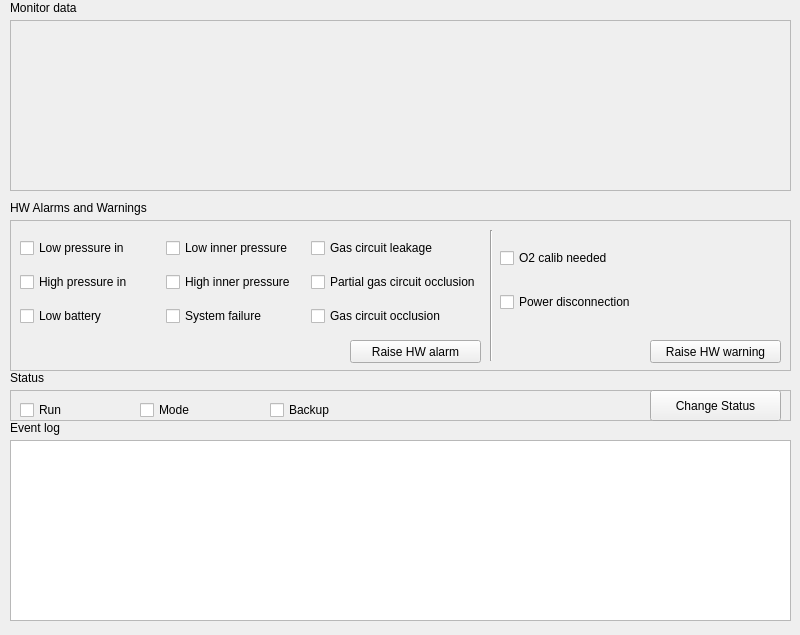
<?xml version="1.0" encoding="UTF-8"?>
<ui version="4.0">
 <class>MainWindow</class>
 <widget class="QMainWindow" name="MainWindow">
  <property name="geometry">
   <rect>
    <x>0</x>
    <y>0</y>
    <width>800</width>
    <height>635</height>
   </rect>
  </property>
  <property name="windowTitle">
   <string>FakeESP32 panel</string>
  </property>
  <widget class="QWidget" name="centralwidget">
   <widget class="QFrame" name="frame">
    <property name="geometry">
     <rect>
      <x>10</x>
      <y>220</y>
      <width>781</width>
      <height>151</height>
     </rect>
    </property>
    <property name="frameShape">
     <enum>QFrame::StyledPanel</enum>
    </property>
    <property name="frameShadow">
     <enum>QFrame::Raised</enum>
    </property>
    <widget class="QPushButton" name="raise_alarm_btn">
     <property name="geometry">
      <rect>
       <x>340</x>
       <y>120</y>
       <width>131</width>
       <height>23</height>
      </rect>
     </property>
     <property name="text">
      <string>Raise HW alarm</string>
     </property>
    </widget>
    <widget class="QWidget" name="gridLayoutWidget">
     <property name="geometry">
      <rect>
       <x>10</x>
       <y>10</y>
       <width>461</width>
       <height>104</height>
      </rect>
     </property>
     <layout class="QGridLayout" name="gridLayout">
      <item row="1" column="2">
       <widget class="QCheckBox" name="partial_gas_occlusion_alarm">
        <property name="text">
         <string>Partial gas circuit occlusion</string>
        </property>
       </widget>
      </item>
      <item row="1" column="1">
       <widget class="QCheckBox" name="high_inner_pressure_alarm">
        <property name="text">
         <string>High inner pressure</string>
        </property>
       </widget>
      </item>
      <item row="0" column="1">
       <widget class="QCheckBox" name="low_inner_pressure_alarm">
        <property name="text">
         <string>Low inner pressure</string>
        </property>
       </widget>
      </item>
      <item row="0" column="2">
       <widget class="QCheckBox" name="gas_leakage_alarm">
        <property name="text">
         <string>Gas circuit leakage</string>
        </property>
       </widget>
      </item>
      <item row="3" column="2">
       <widget class="QCheckBox" name="gas_occlusion_alarm">
        <property name="text">
         <string>Gas circuit occlusion</string>
        </property>
       </widget>
      </item>
      <item row="0" column="0">
       <widget class="QCheckBox" name="low_input_pressure_alarm">
        <property name="text">
         <string>Low pressure in</string>
        </property>
       </widget>
      </item>
      <item row="3" column="0">
       <widget class="QCheckBox" name="battery_low_alarm">
        <property name="text">
         <string>Low battery</string>
        </property>
       </widget>
      </item>
      <item row="1" column="0">
       <widget class="QCheckBox" name="high_input_pressure_alarm">
        <property name="text">
         <string>High pressure in</string>
        </property>
       </widget>
      </item>
      <item row="3" column="1">
       <widget class="QCheckBox" name="system_failure_alarm">
        <property name="text">
         <string>System failure</string>
        </property>
       </widget>
      </item>
     </layout>
    </widget>
    <widget class="QWidget" name="gridLayoutWidget_2">
     <property name="geometry">
      <rect>
       <x>490</x>
       <y>10</y>
       <width>281</width>
       <height>101</height>
      </rect>
     </property>
     <layout class="QGridLayout" name="gridLayout_2">
      <item row="0" column="0">
       <widget class="QCheckBox" name="o2_warning">
        <property name="text">
         <string>O2 calib needed</string>
        </property>
       </widget>
      </item>
      <item row="1" column="0">
       <widget class="QCheckBox" name="power_warning">
        <property name="text">
         <string>Power disconnection</string>
        </property>
       </widget>
      </item>
     </layout>
    </widget>
    <widget class="QPushButton" name="raise_warning_btn">
     <property name="geometry">
      <rect>
       <x>640</x>
       <y>120</y>
       <width>131</width>
       <height>23</height>
      </rect>
     </property>
     <property name="text">
      <string>Raise HW warning</string>
     </property>
    </widget>
    <widget class="Line" name="line">
     <property name="geometry">
      <rect>
       <x>473</x>
       <y>10</y>
       <width>16</width>
       <height>131</height>
      </rect>
     </property>
     <property name="orientation">
      <enum>Qt::Vertical</enum>
     </property>
    </widget>
   </widget>
   <widget class="QLabel" name="label_3">
    <property name="geometry">
     <rect>
      <x>10</x>
      <y>420</y>
      <width>131</width>
      <height>16</height>
     </rect>
    </property>
    <property name="text">
     <string>Event log</string>
    </property>
   </widget>
   <widget class="QLabel" name="label">
    <property name="geometry">
     <rect>
      <x>10</x>
      <y>200</y>
      <width>221</width>
      <height>16</height>
     </rect>
    </property>
    <property name="text">
     <string>HW Alarms and Warnings</string>
    </property>
   </widget>
   <widget class="QFrame" name="monitor_frame">
    <property name="geometry">
     <rect>
      <x>10</x>
      <y>20</y>
      <width>781</width>
      <height>171</height>
     </rect>
    </property>
    <property name="frameShape">
     <enum>QFrame::StyledPanel</enum>
    </property>
    <property name="frameShadow">
     <enum>QFrame::Raised</enum>
    </property>
    <widget class="QWidget" name="gridLayoutWidget_3">
     <property name="geometry">
      <rect>
       <x>10</x>
       <y>10</y>
       <width>761</width>
       <height>151</height>
      </rect>
     </property>
     <layout class="QGridLayout" name="monitors_grid"/>
    </widget>
   </widget>
   <widget class="QLabel" name="label_4">
    <property name="geometry">
     <rect>
      <x>10</x>
      <y>0</y>
      <width>111</width>
      <height>16</height>
     </rect>
    </property>
    <property name="text">
     <string>Monitor data</string>
    </property>
   </widget>
   <widget class="QPlainTextEdit" name="event_log">
    <property name="geometry">
     <rect>
      <x>10</x>
      <y>440</y>
      <width>781</width>
      <height>181</height>
     </rect>
    </property>
    <property name="plainText">
     <string/>
    </property>
   </widget>
   <widget class="QFrame" name="status_frame">
    <property name="geometry">
     <rect>
      <x>10</x>
      <y>390</y>
      <width>781</width>
      <height>31</height>
     </rect>
    </property>
    <property name="frameShape">
     <enum>QFrame::StyledPanel</enum>
    </property>
    <property name="frameShadow">
     <enum>QFrame::Raised</enum>
    </property>
    <widget class="QPushButton" name="btn_change_status">
     <property name="geometry">
      <rect>
       <x>640</x>
       <y>0</y>
       <width>131</width>
       <height>31</height>
      </rect>
     </property>
     <property name="text">
      <string>Change Status</string>
     </property>
    </widget>
    <widget class="QCheckBox" name="status_run">
     <property name="geometry">
      <rect>
       <x>10</x>
       <y>10</y>
       <width>124</width>
       <height>20</height>
      </rect>
     </property>
     <property name="text">
      <string>Run</string>
     </property>
    </widget>
    <widget class="QCheckBox" name="status_mode">
     <property name="geometry">
      <rect>
       <x>130</x>
       <y>10</y>
       <width>124</width>
       <height>20</height>
      </rect>
     </property>
     <property name="text">
      <string>Mode</string>
     </property>
    </widget>
    <widget class="QCheckBox" name="status_backup">
     <property name="geometry">
      <rect>
       <x>260</x>
       <y>10</y>
       <width>124</width>
       <height>20</height>
      </rect>
     </property>
     <property name="text">
      <string>Backup</string>
     </property>
    </widget>
   </widget>
   <widget class="QLabel" name="label_5">
    <property name="geometry">
     <rect>
      <x>10</x>
      <y>370</y>
      <width>111</width>
      <height>16</height>
     </rect>
    </property>
    <property name="text">
     <string>Status</string>
    </property>
   </widget>
  </widget>
 </widget>
 <resources/>
 <connections/>
</ui>
